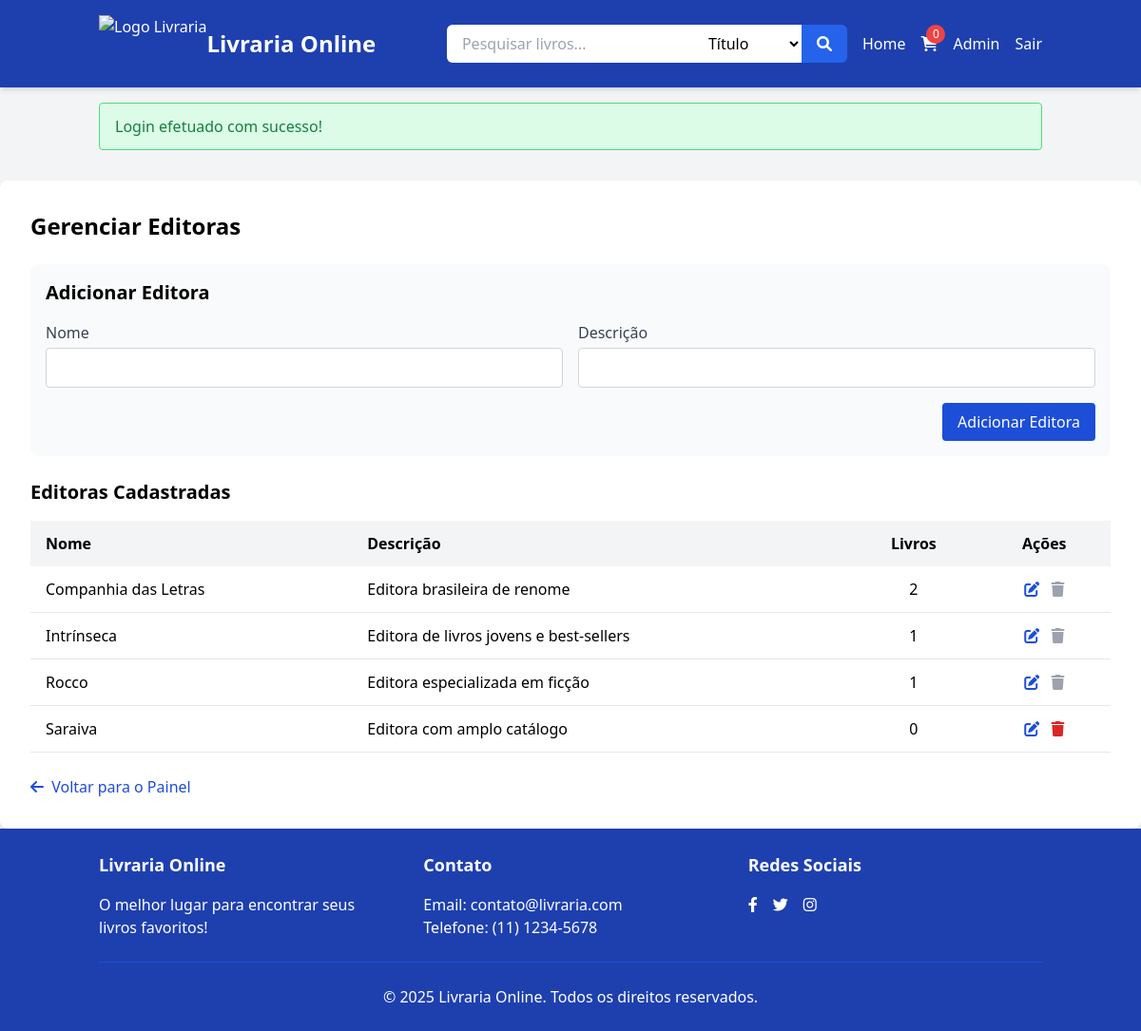
/Notes/Livraria/admin/editoras.php (signed in), run on the app's committed database.
### tables this page shows
CREATE TABLE IF NOT EXISTS editoras (
    id INT AUTO_INCREMENT PRIMARY KEY,
    nome VARCHAR(100) NOT NULL,
    descricao TEXT,
    data_cadastro TIMESTAMP DEFAULT CURRENT_TIMESTAMP
);

### Notes/Livraria/admin/editoras.php (the view, shortened to what this page needs)
<?php
require_once '../header.php';
$editora_edicao = null;
$sql = "SELECT e.*, (SELECT COUNT(*) FROM livros WHERE id_editora = e.id) as total_livros
        FROM editoras e ORDER BY e.nome";
$result = mysqli_query($conn, $sql);
$editoras = array();
if (mysqli_num_rows($result) > 0) {
    while ($row = mysqli_fetch_assoc($result)) {
        $editoras[] = $row;
    }
}
?>
<div class="bg-white rounded-lg shadow-md overflow-hidden">
    <div class="p-6 md:p-8">
        <h1 class="text-2xl font-bold mb-6">Gerenciar Editoras</h1>
        <div class="bg-gray-50 p-4 rounded-lg mb-6">
            <h2 class="text-xl font-semibold mb-4"><?php echo $editora_edicao ? 'Editar' : 'Adicionar'; ?> Editora</h2>
            <form method="post" action="">
                <div class="grid grid-cols-1 md:grid-cols-2 gap-4 mb-4">
                    <div>
                        <label for="nome" class="block text-gray-700 font-medium mb-1">Nome</label>
                        <input type="text" name="nome" id="nome" required
                               class="w-full border border-gray-300 rounded px-3 py-2 focus:outline-none focus:border-blue-500"
                               value="<?php echo $editora_edicao ? htmlspecialchars($editora_edicao['nome']) : ''; ?>">
                    </div>
                    <div>
                        <label for="descricao" class="block text-gray-700 font-medium mb-1">Descrição</label>
                        <input type="text" name="descricao" id="descricao"
                               class="w-full border border-gray-300 rounded px-3 py-2 focus:outline-none focus:border-blue-500"
                               value="<?php echo $editora_edicao ? htmlspecialchars($editora_edicao['descricao']) : ''; ?>">
                    </div>
                </div>
                <div class="flex justify-end">
                    <button type="submit" class="bg-blue-700 text-white px-4 py-2 rounded hover:bg-blue-800">
                        <?php echo $editora_edicao ? 'Atualizar' : 'Adicionar'; ?> Editora
                    </button>
                </div>
            </form>
        </div>
        <h2 class="text-xl font-semibold mb-4">Editoras Cadastradas</h2>
        <?php if (empty($editoras)): ?>
            <p class="text-center py-4">Nenhuma editora cadastrada.</p>
        <?php else: ?>
            <div class="overflow-x-auto">
                <table class="w-full">
                    <thead class="bg-gray-100">
                        <tr>
                            <th class="py-3 px-4 text-left">Nome</th>
                            <th class="py-3 px-4 text-left">Descrição</th>
                            <th class="py-3 px-4 text-center">Livros</th>
                            <th class="py-3 px-4 text-center">Ações</th>
                        </tr>
                    </thead>
                    <tbody>
                        <?php foreach ($editoras as $editora): ?>
                            <tr class="border-b">
                                <td class="py-3 px-4"><?php echo htmlspecialchars($editora['nome']); ?></td>
                                <td class="py-3 px-4"><?php echo htmlspecialchars($editora['descricao']); ?></td>
                                <td class="py-3 px-4 text-center"><?php echo $editora['total_livros']; ?></td>
                                <td class="py-3 px-4 text-center">
                                    <a href="editoras.php?editar=<?php echo $editora['id']; ?>" class="text-blue-700 hover:text-blue-900 mx-1" title="Editar">
                                        <i class="fas fa-edit"></i>
                                    </a>
                                    <?php if ($editora['total_livros'] == 0): ?>
                                        <a href="javascript:void(0);"
                                           onclick="confirmarExclusao(<?php echo $editora['id']; ?>, '<?php echo htmlspecialchars($editora['nome']); ?>')"
                                           class="text-red-600 hover:text-red-800 mx-1" title="Excluir">
                                            <i class="fas fa-trash"></i>
                                        </a>
                                    <?php else: ?>
                                        <span class="text-gray-400 mx-1" title="Não é possível excluir. Existem livros associados.">
                                            <i class="fas fa-trash"></i>
                                        </span>
                                    <?php endif; ?>
                                </td>
                            </tr>
                        <?php endforeach; ?>
                    </tbody>
                </table>
            </div>
        <?php endif; ?>
        <div class="mt-6">
            <a href="index.php" class="text-blue-700 hover:text-blue-900">
                <i class="fas fa-arrow-left mr-1"></i> Voltar para o Painel
            </a>
        </div>
    </div>
</div>
<?php require_once '../footer.php'; ?>

### data on the page
editoras: nome "Companhia das Letras", descricao "Editora brasileira de renome", total_livros "2"
editoras: nome "Intrínseca", descricao "Editora de livros jovens e best-sellers", total_livros "1"
editoras: nome "Rocco", descricao "Editora especializada em ficção", total_livros "1"
editoras: nome "Saraiva", descricao "Editora com amplo catálogo", total_livros "0"

### other printed values
count($itens) "0"
$_SESSION['message'] "Login efetuado com sucesso!"
